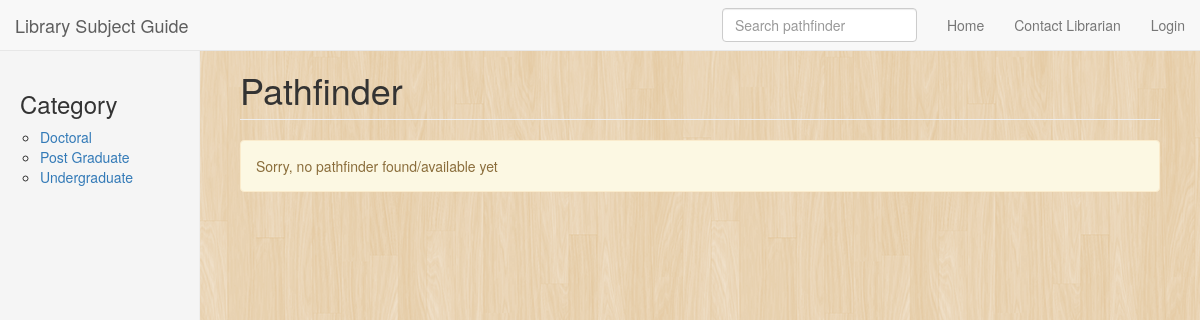
The app's page /index.php/pathfinder/index?category=Doctoral with its own data.
### tables this page shows
CREATE TABLE IF NOT EXISTS `pst_config` (
  `config_name` varchar(100) NOT NULL,
  `config_val` text NOT NULL
);

CREATE TABLE IF NOT EXISTS `pst_taxonomy_term` (
`tid` int(11) NOT NULL COMMENT 'Primary Key: Unique term ID.',
  `vocabulary` varchar(50) DEFAULT NULL,
  `name` varchar(255) NOT NULL DEFAULT '' COMMENT 'The term name.',
  `description` longtext COMMENT 'A description of the term.',
  `weight` int(11) NOT NULL DEFAULT '0' COMMENT 'The weight of this term in relation to other terms.'
);

### application/controllers/Pathfinder.php (called while the page is built, shortened)
<?php if ( ! defined('BASEPATH')) exit('No direct script access allowed');
class Pathfinder extends CI_Controller {
  private $data = array();
  public function __construct() {
    $this->data['main_title'] = 'Pathfinder';
    $this->data['main_content'] = '';
    $this->data['logged_in'] = $this->session->userdata('logged_in');
    $this->data['group'] = $this->data['logged_in']['groups'];
    $this->load->model('Resource_model');
    $this->load->model('Taxonomy_model');
  }
  public function index($page = 1)
  {
    $total_rows = 0;
    $criteria = '';
    if ($category = $this->input->get('category')) {
      $criteria = array('category' => $category);
    }
    $this->data['pathfinder_records'] = $this->Pathfinder_model->getData($page, 50, $criteria, $total_rows);
    $this->load->view('pathfinder/index', $this->data);
  }
}

### index.php (called while the page is built, shortened)
<?php
require_once BASEPATH.'core/CodeIgniter.php';

### application/models/Taxonomy_model.php (called while the page is built, shortened)
<?php if ( ! defined('BASEPATH')) exit('No direct script access allowed');
class Taxonomy_model extends CI_Model {
    public function getData($taxonomy_type, $page = 1, $limit = 20, $criteria = '', &$total_rows = 0)
    {
      $offset = 0;
      $this->db->select('tid, name, vocabulary');
      $this->db->from('taxonomy_term');
      $this->db->where('vocabulary', $taxonomy_type);
      $this->db->limit($limit, $offset);
      $this->db->order_by('weight');
      $result = $this->db->get();
      $this->db->where('vocabulary', $taxonomy_type);
      $this->db->select('COUNT(*) as `total`', false);
      $query = $this->db->get('taxonomy_term');
      $data = $query->row();
      return $result->result();
    }
}

### application/models/Pathfinder_model.php (called while the page is built, shortened)
<?php if ( ! defined('BASEPATH')) exit('No direct script access allowed');
class Pathfinder_model extends CI_Model {
    public function getData($page = 1, $limit = 20, $criteria = '', &$total_rows = 0)
    {
      $offset = 0;
      if ($criteria) {
        if (is_string($criteria)) {
          $this->db->where($criteria, null, false);
        } else {
          $this->db->where($criteria);
        }
      }
      $result = $this->db->get('pathfinder', $limit, $offset);
      $this->db->select('COUNT(*) as `total`', false);
      if ($criteria) {
        if (is_string($criteria)) {
          $this->db->where($criteria, null, false);
        } else {
          $this->db->where($criteria);
        }
      }
      return $result->result();
    }
    public function getConfig($config_name, $unserialized = true, $return_one = false)
    {
      $config = array();
      $this->db->where('config_name', $config_name);
      $result = $this->db->get('config')->result();
      foreach ($result as $config_data) {
        $config[$config_data->config_name] = $unserialized?unserialize($config_data->config_val):$config_data->config_val;
      }
      return $config;
    }
}

### application/views/pathfinder/index.php (the view, shortened to what this page needs)
<h3 class="sidebar-header">Category</h3>
<ul class="nav nav-sidebar">
  <li>
    <ul>
    <?php
    $taxonomy = $this->Taxonomy_model->getData('Category', 1, 30);
    foreach ($taxonomy as $data) {
      echo '<li><a href="'.site_url('/pathfinder/index').'?category='.urlencode($data->name).'">'.$data->name.'</a></li>';
    }
    ?>
    </ul>
  </li>
</ul>
<?php
$sidebar = ob_get_clean();
if (!$pathfinder_records) {
  echo '<div class="alert alert-warning">';
  echo 'Sorry, no pathfinder found/available yet';
  echo '</div>'."\n";
}
$main_content = ob_get_clean();
require './assets/themes/default/index.tpl.php';
?>

### assets/themes/default/index.tpl.php (shortened to what this page needs)
<!DOCTYPE html>
<?php
$site_name_data = $this->Pathfinder_model->getConfig('site_name');
?>
<html lang="en">
  <head>
    <link href="<?php echo base_url('assets/themes/default') ?>/css/bootstrap.min.css" rel="stylesheet">
    <link href="<?php echo base_url('assets/themes/default') ?>/css/dashboard.css" rel="stylesheet">
    <link href="<?php echo base_url('assets/chosen') ?>/chosen.min.css" rel="stylesheet">
    <link href="<?php echo base_url('assets/themes/default') ?>/css/app.css" rel="stylesheet">
  </head>
  <body data-spy="scroll" data-target="#sidebar-nav">
    <nav class="navbar navbar-default navbar-fixed-top" role="navigation">
      <div class="container-fluid">
        <div class="navbar-header">
          <a class="navbar-brand" href="<?php echo site_url() ?>"><?php echo $site_name_data['site_name']?$site_name_data['site_name']:'PUSTAKAWAN: Online Pathfinder' ?></a>
        </div>
        <div class="navbar-collapse collapse">
          <ul class="nav navbar-nav navbar-right">
            <li><a href="<?php echo site_url() ?>">Home</a></li>
            <li><a href="<?php echo site_url('/pathfinder/content/contact') ?>">Contact Librarian</a></li>
            <?php if ($logged_in && $group == 'Librarian') : ?>
            <li class="dropdown">
              <a href="#" class="dropdown-toggle" data-toggle="dropdown" role="button" aria-haspopup="true" aria-expanded="false">Admin <span class="caret"></span></a>
              <ul class="dropdown-menu">
                <li><a href="<?php echo site_url('/pathfinder/add') ?>">Add New Pathfinder</a></li>
                <li><a href="<?php echo site_url('/resource/index') ?>">Resource Library</a></li>
                <li><a href="<?php echo site_url('/taxonomy/') ?>">Taxonomy</a></li>
                <li><a href="<?php echo site_url('/pathfinder/config') ?>">Configuration</a></li>
                <li><a href="<?php echo site_url('/user/listusers') ?>">User Management</a></li>
                <li><a href="<?php echo site_url('/user/logout') ?>"><i class="glyphicon glyphicon-log-out"></i> Logout</a></li>
                <li><a href="<?php echo site_url('/pathfinder/about') ?>">About this Software</a></li>
              </ul>
            </li>
            <?php else :
            ?>
            <li><a href="<?php echo site_url('/user') ?>">Login</a></li>
            <?php endif; ?>
          </ul>
          <form class="navbar-form navbar-right" method="get" action="<?php echo site_url('/pathfinder/index') ?>">
            <input type="text" name="keywords" class="form-control" placeholder="Search pathfinder">
          </form>
        </div>
      </div>
    </nav>
    <div class="container-fluid">
      <div class="row">
        <?php if (isset($sidebar) && $sidebar) : ?>
        <div class="col-sm-3 col-md-2 sidebar">
          <?php echo $sidebar ?>
        </div>
        <?php endif; ?>
        <div class="<?php echo (isset($sidebar) && $sidebar)?'col-sm-9 col-sm-offset-3 col-md-10 col-md-offset-2':'col-md-12' ?> main">
        <h1 class="page-header"><?php echo $main_title ?></h1>
        <?php echo $main_content ?>
        </div>
      </div>
    </div>
</body>
</html>

### assets/themes/default/css/dashboard.css (style rules this page uses)
body { padding-top: 50px; }
.sidebar { display: none; }
@media (min-width: 768px) { .sidebar { position: fixed; top: 51px; bottom: 0; left: 0; z-index: 1000; display: block; padding: 20px; overflow-x: hidden; overflow-y: auto; background-color: #f5f5f5; border-right: 1px solid #eee; } }
.nav-sidebar { margin-right: -21px; margin-bottom: 20px; margin-left: -20px; }
.main { padding: 20px; }
@media (min-width: 768px) { .main { padding-right: 40px; padding-left: 40px; } }
.main .page-header { margin-top: 0; }

### assets/themes/default/css/app.css (style rules this page uses)
body { background: url(../retina_wood.png); position: relative; }

### records on screen
pst_config: config_name "Library Subject Guide"
pst_taxonomy_term: name "Doctoral"
pst_taxonomy_term: name "Post Graduate"
pst_taxonomy_term: name "Undergraduate"

### other values on screen
$main_title "Pathfinder"
